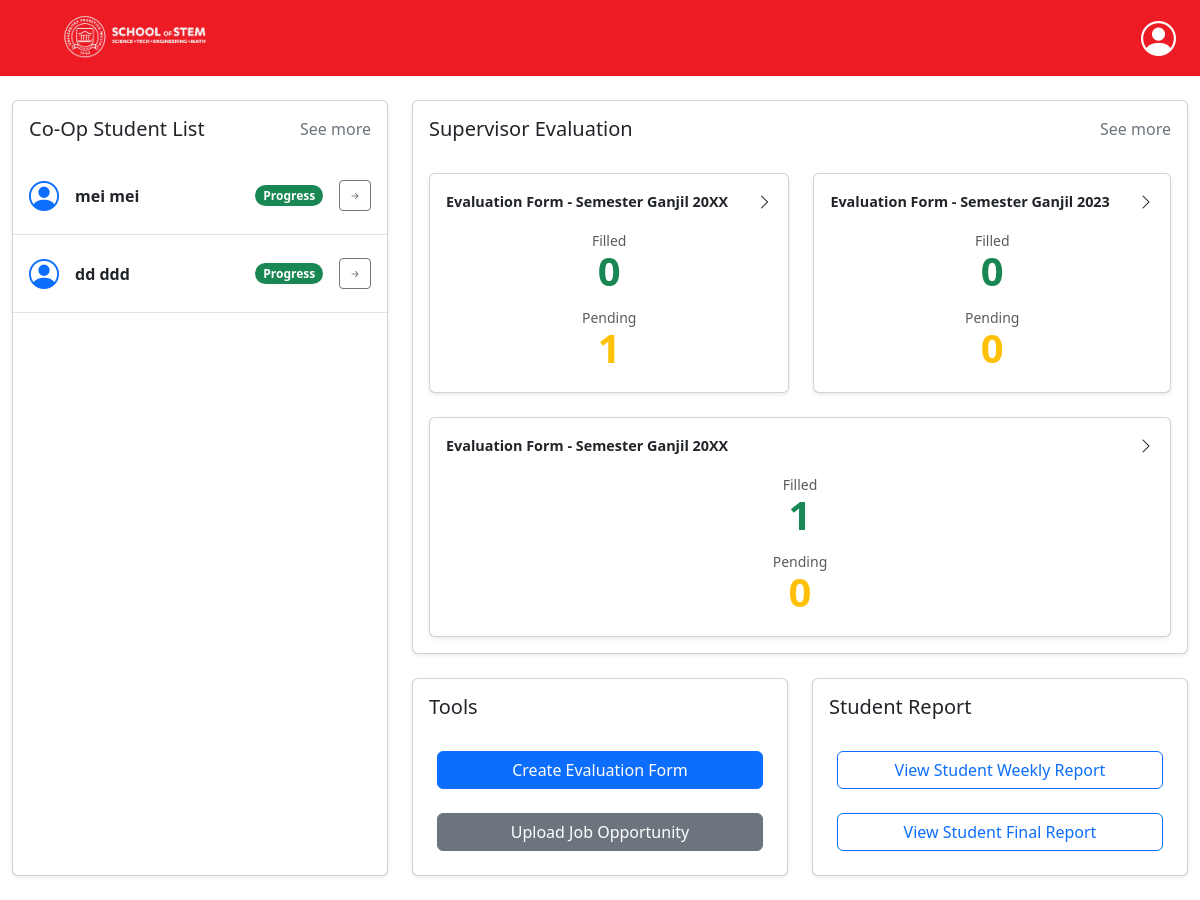
/hpadmin/, run on the app's committed database.
### utsCoop/models.py (models this page shows, shortened)
class Mahasiswa(models.Model):
    user = models.OneToOneField(User, on_delete=models.CASCADE)
    nim = models.CharField(max_length=11, primary_key=True)
    prodi = models.CharField(max_length=100)
    jeniskelamin = models.CharField(max_length=50)
    status = models.CharField(max_length=20, choices=Jeniskelamin.choices, default=Jeniskelamin.Pria)
    angkatan = models.CharField(max_length=4)
    nomor_telepon = models.CharField(max_length=20)
    cv = models.FileField(upload_to="cv/", null=True, blank=True)
    portofolio = models.FileField(upload_to="portofolio/", null=True, blank=True)

class EvaluationForm(models.Model):
    title = models.CharField(max_length=255)
    target_angkatan = models.CharField(max_length=255, help_text="e.g. 2021,2022")
    questions = models.ManyToManyField(EvaluationQuestion)
    created_at = models.DateTimeField(auto_now_add=True)
    is_published = models.BooleanField(default=False)

### utsCoop/views.py (the view)
# urls.py: path('hpadmin/', views.hp_admin, name='hp_admin'),
def hp_admin(request):
    mahasiswa_list = Mahasiswa.objects.all()[:9]
    all_evaluation_forms = EvaluationForm.objects.filter(is_published=True).order_by('-created_at')
    evaluation_summary_list = []
    for form in all_evaluation_forms:
        total_evaluations = Evaluation.objects.filter(evaluation_form=form)
        total_count = total_evaluations.count()
        filled_count = total_evaluations.filter(is_filled=True).count()
        pending_count = total_count - filled_count
        evaluation_summary_list.append({
            'title': form.title,
            'form_id': form.id,
            'total_count': total_count,
            'filled_count': filled_count,
            'pending_count': pending_count,
        })
    evaluation_summary_list = evaluation_summary_list[:3]
    context = {
        'mahasiswa_list': mahasiswa_list,
        'evaluation_summary_list': evaluation_summary_list,
    }
    return render(request, 'utsCoop/HPadmin.html', context)

### utsCoop/templates/utsCoop/HPadmin.html (shortened to what this page needs)
{% load static %}
<!DOCTYPE html>
<html lang="en">
<head>
    <link href="https://cdn.jsdelivr.net/npm/bootstrap@5.3.3/dist/css/bootstrap.min.css" rel="stylesheet">
    <link rel="stylesheet" href="{% static 'HPadmin.css' %}" />
    <link rel="stylesheet" href="https://cdn.jsdelivr.net/npm/bootstrap-icons@1.13.1/font/bootstrap-icons.min.css">
</head>
<body>
    <nav class="navbar fixed">
        <div class="container-fluid">
            <a class="navbar-brand ms-5" href="#">
                <img src="{% static 'images/Logo-STEM-White.png' %}" alt="Logo STEM" style="width: auto; height: 50px;">
            </a>
            <button class="navbar-toggler border-0 ms-auto" type="button"
                    data-bs-toggle="offcanvas" data-bs-target="#offcanvasNavbar"
                    aria-controls="offcanvasNavbar" aria-label="Toggle navigation">
                <i class="bi bi-person-circle" style="font-size: 35px; color: white"></i>
            </button>
        </div>
    </nav>
    <div class="container-fluid py-4">
        <div class="row" style="height: 550px;">
            <div class="col-lg-4 col-md-6 mb-4">
                <div class="card shadow-sm h-100">
                    <div class=" m-3 bg-white d-flex justify-content-between align-items-center">
                        <h5 class="mb-0">Co-Op Student List</h5>
                        <a href="{% url 'student_list' %}" class="text-secondary text-decoration-none hover-underline">See more</a>
                    </div>
                    <div class="card-body p-0">
                        {% for mhs in mahasiswa_list %}
                        <div class="d-flex justify-content-between align-items-center p-3 border-bottom">
                            <div class="d-flex align-items-center">
                                <i class="bi bi-person-circle text-primary me-3" style="font-size: 30px;"></i>
                                <span class="fw-semibold">{{ mhs.user.get_full_name|default:"[Nama Mahasiswa]" }}</span>
                            </div>
                            <div class="d-flex align-items-center">
                                <span class="badge rounded-pill text-bg-success me-3">Progress</span>
                                <a href="{% url 'student_detail' nim=mhs.nim %}" class="btn btn-sm btn-outline-secondary">
                                    <i class="bi bi-arrow-right-short"></i>
                                </a>
                            </div>
                        </div>
                        {% empty %}
                        <div class="p-3 text-center text-muted">No data available.</div>
                        {% endfor %}
                    </div>
                </div>
            </div>
            <div class="col-lg-8 col-md-6">
                <div class="d-flex flex-column h-100">
                    <div class="mb-4">
                        <div class="card shadow-sm">
                            <div class="m-3 bg-white d-flex justify-content-between align-items-center">
                                <h5 class="mb-0">Supervisor Evaluation</h5>
                                <a href="{% url 'evaluation_summary_list' %}" class="text-secondary text-decoration-none hover-underline">See more</a>
                            </div>
                            <div class="card-body d-flex flex-wrap gap-4">
                                {% for summary in evaluation_summary_list %}
                                <div class="card evaluation-summary-card p-3 shadow-sm flex-fill">
                                    <div class="d-flex justify-content-between align-items-center mb-3">
                                        <h6 class="fw-bold mb-0" style="font-size: 0.9rem;">{{ summary.title }}</h6>
                                        <a href="#" class="text-dark"><i class="bi bi-chevron-right"></i></a>
                                    </div>
                                    <div class="text-center">
                                        <div class="mb-3">
                                            <span class="d-block text-muted small">Filled</span>
                                            <div class="card-stat-number text-success">{{ summary.filled_count }}</div>
                                        </div>
                                        <div>
                                            <span class="d-block text-muted small">Pending</span>
                                            <div class="card-stat-number text-warning">{{ summary.pending_count }}</div>
                                        </div>
                                    </div>
                                </div>
                                {% empty %}
                                    <div class="p-3 text-center text-muted w-100">No evaluation forms created yet.</div>
                                {% endfor %}
                            </div>
                        </div>
                    </div>
                    <div class="flex-grow-1">
                        <div class="row h-100">
                            <div class="col-md-6 mb-4 d-flex">
                                <div class="card shadow-sm h-100 p-3 flex-fill">
                                    <h5 class="mb-4">Tools</h5>
                                    <a href="{% url 'create_evaluation' %}" class="btn btn-primary m-2 mb-3">Create Evaluation Form</a>
                                    <a href="{% url 'upload_job_opportunity' %}" class="btn btn-secondary m-2">Upload Job Opportunity</a>
                                </div>
                            </div>
                            <div class="col-md-6 mb-4 d-flex">
                                <div class="card shadow-sm h-100 p-3 flex-fill">
                                    <h5 class="mb-4">Student Report</h5>
                                    <a href="{% url 'weekly_report_list' %}" class="btn btn-outline-primary m-2 mb-3">View Student Weekly Report</a>
                                    <a href="{% url 'final_report_list' %}" class="btn btn-outline-primary m-2">View Student Final Report</a>
                                </div>
                            </div>
                        </div>
                    </div>
                </div>
            </div>
        </div>
    </div>
</body>
</html>

### utsCoop/static/HPadmin.css (style rules this page uses)
nav { background-color: #ED1B24; }

### utsCoop/templates/utsCoop/HPadmin.html (style rules this page uses)
.card-stat-number { font-size: 2.5rem; font-weight: bold; line-height: 1; margin-bottom: 0.5rem; }
.evaluation-summary-card { min-width: 180px; }

### data on the page
Mahasiswa: user.get_full_name "mei mei"
Mahasiswa: user.get_full_name "dd ddd"
EvaluationForm: title "Evaluation Form - Semester Ganjil 20XX"
EvaluationForm: title "Evaluation Form - Semester Ganjil 2023"
EvaluationForm: title "Evaluation Form - Semester Ganjil 20XX"

### other printed values
{{ summary.filled_count }} "0" "0" "1"
{{ summary.pending_count }} "1" "0" "0"
